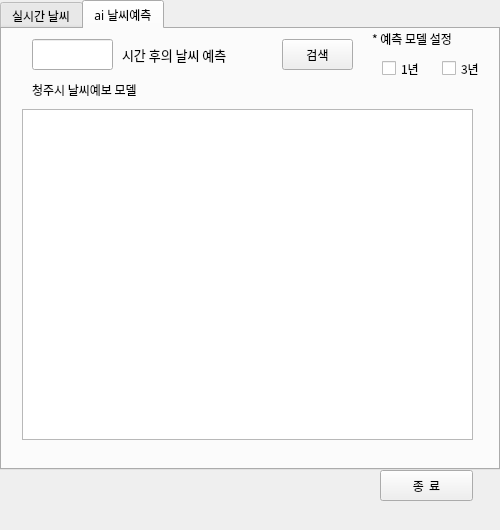
<?xml version="1.0" encoding="UTF-8"?>
<ui version="4.0">
 <class>MainWindow</class>
 <widget class="QMainWindow" name="MainWindow">
  <property name="geometry">
   <rect>
    <x>0</x>
    <y>0</y>
    <width>500</width>
    <height>530</height>
   </rect>
  </property>
  <property name="sizePolicy">
   <sizepolicy hsizetype="Fixed" vsizetype="Fixed">
    <horstretch>0</horstretch>
    <verstretch>0</verstretch>
   </sizepolicy>
  </property>
  <property name="minimumSize">
   <size>
    <width>500</width>
    <height>530</height>
   </size>
  </property>
  <property name="maximumSize">
   <size>
    <width>500</width>
    <height>530</height>
   </size>
  </property>
  <property name="font">
   <font>
    <family>맑은 고딕</family>
   </font>
  </property>
  <property name="windowTitle">
   <string>MainWindow</string>
  </property>
  <widget class="QWidget" name="centralwidget">
   <widget class="QTabWidget" name="tabWidget">
    <property name="geometry">
     <rect>
      <x>0</x>
      <y>0</y>
      <width>500</width>
      <height>470</height>
     </rect>
    </property>
    <property name="minimumSize">
     <size>
      <width>500</width>
      <height>470</height>
     </size>
    </property>
    <property name="maximumSize">
     <size>
      <width>500</width>
      <height>470</height>
     </size>
    </property>
    <property name="font">
     <font>
      <family>맑은 고딕</family>
     </font>
    </property>
    <property name="tabShape">
     <enum>QTabWidget::Rounded</enum>
    </property>
    <property name="currentIndex">
     <number>1</number>
    </property>
    <property name="elideMode">
     <enum>Qt::ElideNone</enum>
    </property>
    <property name="documentMode">
     <bool>false</bool>
    </property>
    <property name="tabsClosable">
     <bool>false</bool>
    </property>
    <property name="tabBarAutoHide">
     <bool>false</bool>
    </property>
    <widget class="QWidget" name="tab">
     <attribute name="title">
      <string>실시간 날씨</string>
     </attribute>
     <widget class="QLineEdit" name="lineEdit">
      <property name="geometry">
       <rect>
        <x>20</x>
        <y>10</y>
        <width>341</width>
        <height>31</height>
       </rect>
      </property>
     </widget>
     <widget class="QPushButton" name="pushButton_2">
      <property name="geometry">
       <rect>
        <x>370</x>
        <y>10</y>
        <width>101</width>
        <height>31</height>
       </rect>
      </property>
      <property name="text">
       <string>검    색</string>
      </property>
     </widget>
     <widget class="QTableWidget" name="tableWidget">
      <property name="geometry">
       <rect>
        <x>20</x>
        <y>80</y>
        <width>451</width>
        <height>351</height>
       </rect>
      </property>
      <property name="sizePolicy">
       <sizepolicy hsizetype="Fixed" vsizetype="Minimum">
        <horstretch>0</horstretch>
        <verstretch>0</verstretch>
       </sizepolicy>
      </property>
      <column>
       <property name="text">
        <string>검색한 시간</string>
       </property>
      </column>
      <column>
       <property name="text">
        <string>지역명</string>
       </property>
      </column>
      <column>
       <property name="text">
        <string>온도</string>
       </property>
      </column>
      <column>
       <property name="text">
        <string>습도</string>
       </property>
      </column>
      <column>
       <property name="text">
        <string>날씨</string>
       </property>
      </column>
     </widget>
     <widget class="QLabel" name="label">
      <property name="geometry">
       <rect>
        <x>20</x>
        <y>40</y>
        <width>151</width>
        <height>41</height>
       </rect>
      </property>
      <property name="text">
       <string>날씨 검색 히스토리</string>
      </property>
     </widget>
    </widget>
    <widget class="QWidget" name="tab_5">
     <attribute name="title">
      <string>ai 날씨예측</string>
     </attribute>
     <widget class="QListView" name="listView">
      <property name="geometry">
       <rect>
        <x>20</x>
        <y>80</y>
        <width>451</width>
        <height>331</height>
       </rect>
      </property>
     </widget>
     <widget class="QLabel" name="label_2">
      <property name="geometry">
       <rect>
        <x>30</x>
        <y>50</y>
        <width>151</width>
        <height>21</height>
       </rect>
      </property>
      <property name="text">
       <string>청주시 날씨예보 모델</string>
      </property>
     </widget>
     <widget class="QLabel" name="label_3">
      <property name="geometry">
       <rect>
        <x>120</x>
        <y>10</y>
        <width>161</width>
        <height>31</height>
       </rect>
      </property>
      <property name="font">
       <font>
        <pointsize>10</pointsize>
       </font>
      </property>
      <property name="text">
       <string>시간 후의 날씨 예측</string>
      </property>
     </widget>
     <widget class="QLineEdit" name="lineEdit_2">
      <property name="geometry">
       <rect>
        <x>30</x>
        <y>10</y>
        <width>81</width>
        <height>31</height>
       </rect>
      </property>
     </widget>
     <widget class="QCheckBox" name="checkBox">
      <property name="geometry">
       <rect>
        <x>380</x>
        <y>30</y>
        <width>51</width>
        <height>19</height>
       </rect>
      </property>
      <property name="text">
       <string>1년</string>
      </property>
     </widget>
     <widget class="QCheckBox" name="checkBox_2">
      <property name="geometry">
       <rect>
        <x>440</x>
        <y>30</y>
        <width>51</width>
        <height>19</height>
       </rect>
      </property>
      <property name="text">
       <string>3년</string>
      </property>
     </widget>
     <widget class="QLabel" name="label_4">
      <property name="geometry">
       <rect>
        <x>370</x>
        <y>0</y>
        <width>111</width>
        <height>20</height>
       </rect>
      </property>
      <property name="text">
       <string>* 예측 모델 설정</string>
      </property>
     </widget>
     <widget class="QPushButton" name="pushButton_3">
      <property name="geometry">
       <rect>
        <x>280</x>
        <y>10</y>
        <width>71</width>
        <height>31</height>
       </rect>
      </property>
      <property name="text">
       <string>검색</string>
      </property>
     </widget>
    </widget>
   </widget>
   <widget class="QPushButton" name="pushButton">
    <property name="geometry">
     <rect>
      <x>380</x>
      <y>470</y>
      <width>93</width>
      <height>31</height>
     </rect>
    </property>
    <property name="text">
     <string>종  료</string>
    </property>
   </widget>
  </widget>
 </widget>
 <resources/>
 <connections/>
</ui>
